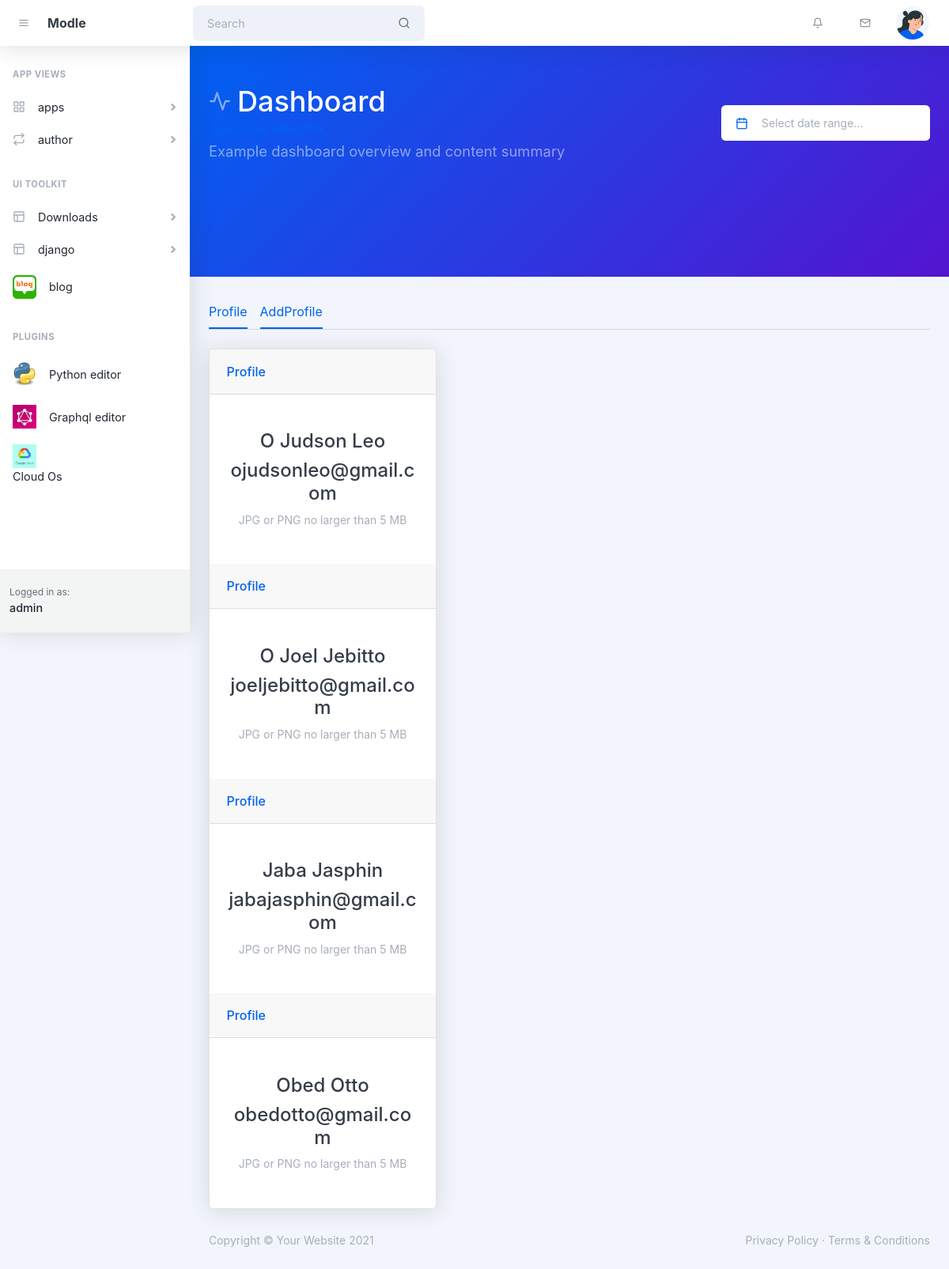
/profile/ (signed in), run on the app's committed database.
### portfolio/models.py (models this page shows, shortened)
class profile(models.Model):
    name = models.CharField(max_length=200)
    email = models.EmailField()

### portfolio/views.py (the view)
# urls.py: path('', account_profile.as_view(), name='profile'),
class account_profile(ListView):
    model = profile
    template_name = "account-profile.html"

### templates/account-profile.html (shortened to what this page needs)
<!DOCTYPE html>
<html lang="en">
    <head>
        <link href="https://cdn.jsdelivr.net/npm/simple-datatables@latest/dist/style.css" rel="stylesheet" />
        <link href="https://cdn.jsdelivr.net/npm/litepicker/dist/css/litepicker.css" rel="stylesheet" />
        <link href="/static/css/styles.css" rel="stylesheet" />
        <link href="/static/css/styles.css" rel="stylesheet" />
    </head>
    <body class="nav-fixed">
        <nav class="topnav navbar navbar-expand shadow justify-content-between justify-content-sm-start navbar-light bg-white" id="sidenavAccordion">
            <button class="btn btn-icon btn-transparent-dark order-1 order-lg-0 me-2 ms-lg-2 me-lg-0" id="sidebarToggle"><i data-feather="menu"></i></button>
            <a class="navbar-brand pe-3 ps-4 ps-lg-2" href="/">Modle</a>
            <form class="form-inline me-auto d-none d-lg-block me-3">
                <div class="input-group input-group-joined input-group-solid">
                    <input class="form-control pe-0" type="search" placeholder="Search" aria-label="Search" />
                    <div class="input-group-text"><i data-feather="search"></i></div>
                </div>
            </form>
            <ul class="navbar-nav align-items-center ms-auto">
                <li class="nav-item dropdown no-caret d-none d-sm-block me-3 dropdown-notifications">
                    <a class="btn btn-icon btn-transparent-dark dropdown-toggle" id="navbarDropdownAlerts" href="javascript:void(0);" role="button" data-bs-toggle="dropdown" aria-haspopup="true" aria-expanded="false"><i data-feather="bell"></i></a>
                </li>
                <li class="nav-item dropdown no-caret d-none d-sm-block me-3 dropdown-notifications">
                    <a class="btn btn-icon btn-transparent-dark dropdown-toggle" id="navbarDropdownMessages" href="javascript:void(0);" role="button" data-bs-toggle="dropdown" aria-haspopup="true" aria-expanded="false"><i data-feather="mail"></i></a>
                </li>
                <li class="nav-item dropdown no-caret dropdown-user me-3 me-lg-4">
                    <a class="btn btn-icon btn-transparent-dark dropdown-toggle" id="navbarDropdownUserImage" href="javascript:void(0);" role="button" data-bs-toggle="dropdown" aria-haspopup="true" aria-expanded="false"><img class="img-fluid" src="/static/assets/img/illustrations/profiles/profile-1.png" /></a>
                </li>
            </ul>
        </nav>
        <div id="layoutSidenav">
            <div id="layoutSidenav_nav">
                <nav class="sidenav shadow-right sidenav-light">
                    <div class="sidenav-menu">
                        <div class="nav accordion" id="accordionSidenav">
                            <div class="sidenav-menu-heading">App Views</div>
                            <a class="nav-link collapsed" href="javascript:void(0);" data-bs-toggle="collapse" data-bs-target="#collapsePages" aria-expanded="false" aria-controls="collapsePages">
                                <div class="nav-link-icon"><i data-feather="grid"></i></div>
                                apps
                                <div class="sidenav-collapse-arrow"><i class="fas fa-angle-down"></i></div>
                            </a>
                            <a class="nav-link collapsed" href="javascript:void(0);" data-bs-toggle="collapse" data-bs-target="#collapseFlows" aria-expanded="false" aria-controls="collapseFlows">
                                <div class="nav-link-icon"><i data-feather="repeat"></i></div>
                                author
                                <div class="sidenav-collapse-arrow"><i class="fas fa-angle-down"></i></div>
                            </a>
                            <div class="sidenav-menu-heading">UI Toolkit</div>
                            <a class="nav-link collapsed" href="javascript:void(0);" data-bs-toggle="collapse" data-bs-target="#collapseLayouts" aria-expanded="false" aria-controls="collapseLayouts">
                                <div class="nav-link-icon"><i data-feather="layout"></i></div>
                                Downloads
                                <div class="sidenav-collapse-arrow"><i class="fas fa-angle-down"></i></div>
                            </a>
                            <a class="nav-link collapsed" href="javascript:void(0);" data-bs-toggle="collapse" data-bs-target="#collapseLayouts" aria-expanded="false" aria-controls="collapseLayouts">
                                <div class="nav-link-icon"><i data-feather="layout"></i></div>
                                django
                                <div class="sidenav-collapse-arrow"><i class="fas fa-angle-down"></i></div>
                            </a>
                            <a class="nav-link" href="/blog">
                                <div class="nav-link-icon"><img src="static/blog.png" height="30px"></i></div>
                                blog
                            </a>
                            <div class="sidenav-menu-heading">Plugins</div>
                            <a class="nav-link" href="/ide/Python">
                                <div class="nav-link-icon"><img src="/static/python-logo.8eb72ea6927b.png" height="30px"></i></div>
                                Python editor
                            </a>
                            <a class="nav-link" href="/ide/Graphql">
                                <div class="nav-link-icon"><img src="/static/download.jpeg" height="30px"></i></div>
                                Graphql editor
                            </a>
                        </div>
                        <a class="nav-link" href="cloud_os/">
                            <div class="nav-link-icon"><img src="/static/images.png" height="30px"></i></div>
                            Cloud Os
                        </a>
                    </div>
                    <div class="sidenav-footer">
                        <div class="sidenav-footer-content">
                            <div class="sidenav-footer-subtitle">Logged in as:</div>
                            <div class="sidenav-footer-title">{{ request.user }}</div>
                        </div>
                    </div>
                </nav>
            </div>
            <div id="layoutSidenav_content">
                <main>
                    <header class="page-header page-header-dark bg-gradient-primary-to-secondary pb-10">
                        <div class="container-xl px-4">
                            <div class="page-header-content pt-4">
                                <div class="row align-items-center justify-content-between">
                                    <div class="col-auto mt-4">
                                        <h1 class="page-header-title">
                                            <div class="page-header-icon"><i data-feather="activity"></i></div>
                                            Dashboard
                                        </h1>
                                        <a href="/static/setup.py" download>download setupfile</a>
                                        <div class="page-header-subtitle">Example dashboard overview and content summary</div>
                                    </div>
                                    <div class="col-12 col-xl-auto mt-4">
                                        <div class="input-group input-group-joined border-0" style="width: 16.5rem">
                                            <span class="input-group-text"><i class="text-primary" data-feather="calendar"></i></span>
                                            <input class="form-control ps-0 pointer" id="litepickerRangePlugin" placeholder="Select date range..." />
                                        </div>
                                    </div>
                                </div>
                            </div>
                        </div>
                    </header>
                    <div class="container-xl px-4 mt-4">
                        <nav class="nav nav-borders">
                            <a class="nav-link active ms-0" href="account-profile.html">Profile</a>
                            <a class="nav-link active ms-0" href="article/Create">AddProfile</a>
                        </nav>
                        <hr class="mt-0 mb-4" />
                        <div class="row">
                            <div class="col-xl-4">
                                <div class="card mb-4 mb-xl-0">
                                    <table class="row">
                                    {% for profile in object_list %}
                                    <div class="card-header">Profile</div>
                                    <div class="card-body text-center">
                                        <h1>{{ profile.name }}</h1>
                                        <h1>{{ profile.email}}</h1>
                                        <div class="small font-italic text-muted mb-4">JPG or PNG no larger than 5 MB</div>
                                    </div>
                                    {% endfor %}
                                </table>
                                </div>
                            </div>
                            <div class="col-xl-8">
                            </div>
                        </div>
                    </div>
                </main>
                <footer class="footer-admin mt-auto footer-light">
                    <div class="container-xl px-4">
                        <div class="row">
                            <div class="col-md-6 small">Copyright &copy; Your Website 2021</div>
                            <div class="col-md-6 text-md-end small">
                                <a href="#!">Privacy Policy</a>
                                &middot;
                                <a href="#!">Terms &amp; Conditions</a>
                            </div>
                        </div>
                    </div>
                </footer>
            </div>
        </div>
    </body>
</html>

### data on the page
profile: name "O Judson Leo", email "ojudsonleo@gmail.com"
profile: name "O Joel Jebitto", email "joeljebitto@gmail.com"
profile: name "Jaba Jasphin", email "jabajasphin@gmail.com"
profile: name "Obed Otto", email "obedotto@gmail.com"

### other printed values
{{ request.user }} "admin"
